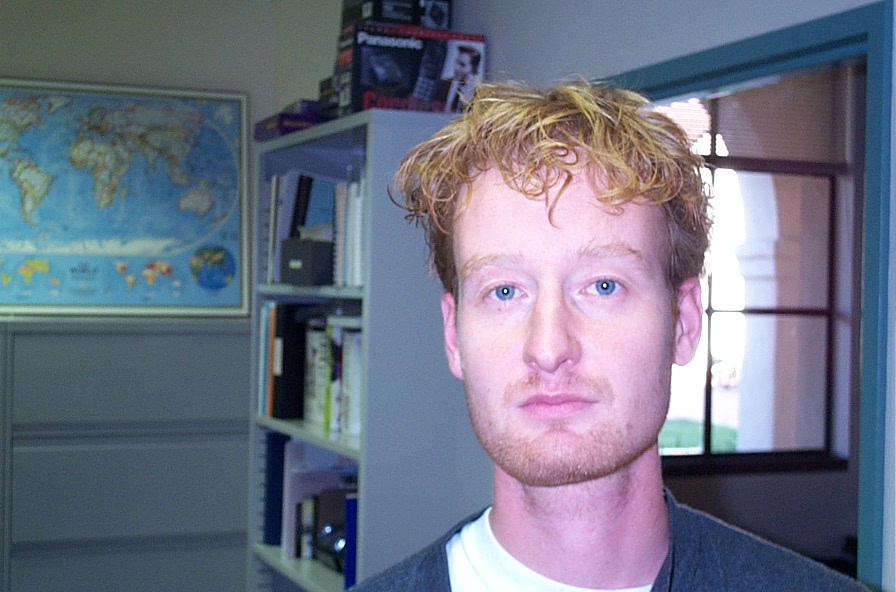
#> input picture object-detection/face-detection/image_0260.jpg, 896 x 592 px
$ python adjust.py ../../object-detection/face-detection/image_0260.jpg   (older library calls are emulated)
#> lines starting #> are read from the running program, lines starting #| are printed output that depends on the picture
import cv2
import numpy as np
import sys
import matplotlib.pyplot as plt
# import pandas as pd

def nothing(x):
    pass

img = cv2.imread(str(sys.argv[1]))
#> img is the input picture: shape (592, 896, 3); mean B, G, R 132.2, 115.1, 110.3
# img = cv2.imread('out.jpg', 0)
cv2.imshow('ooooo', img)

window_name = 'gabor'

ksize = 1.
sigma = 1.
theta = 1.
lamda = 1.
gamma = 1.
phi = 1.

cv2.namedWindow(window_name,cv2.WINDOW_AUTOSIZE)

cv2.createTrackbar('kernel size', window_name, 5, 40, nothing)
cv2.createTrackbar('sigma', window_name, 300, 300, nothing)
cv2.createTrackbar('theta', window_name, 90, 180, nothing)
cv2.createTrackbar('lambda', window_name, 40, 100, nothing)
cv2.createTrackbar('gamma', window_name, 0, 100, nothing)
cv2.createTrackbar('phi', window_name, 0, 180, nothing)

while(1):
    ksize = cv2.getTrackbarPos('kernel size', window_name)
    sigma = cv2.getTrackbarPos('sigma', window_name)/100.
    theta = cv2.getTrackbarPos('theta', window_name)
    theta = theta / 180. * np.pi
    lamda = cv2.getTrackbarPos('lambda', window_name)/10.
    gamma = cv2.getTrackbarPos('gamma', window_name)/10.
    phi = cv2.getTrackbarPos('phi', window_name)
    phi = phi * np.pi/180.
    kernel = cv2.getGaborKernel((ksize, ksize), sigma, theta, lamda, gamma, phi)
    fimg = cv2.filter2D(img, cv2.CV_8UC3, kernel)
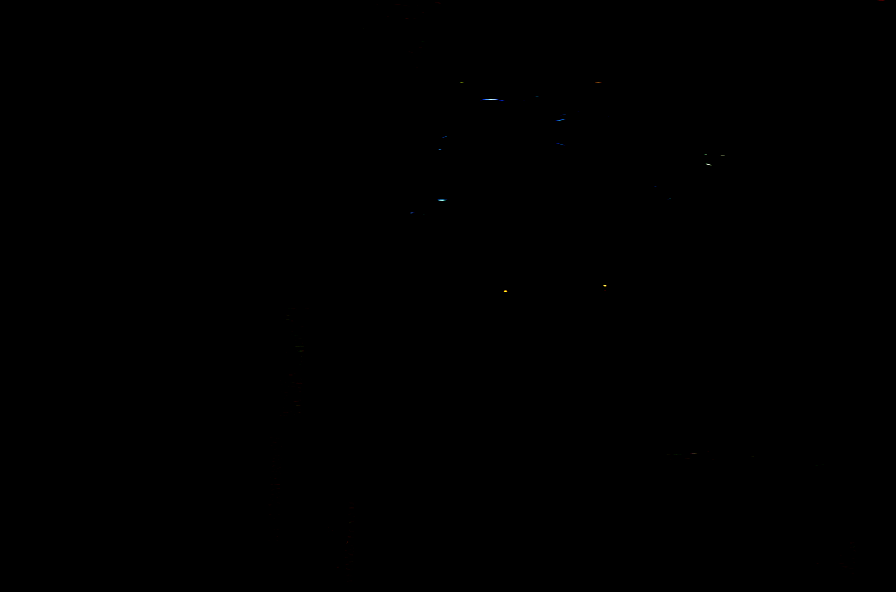
#> fimg: shape (592, 896, 3); mean B, G, R 0, 0, 0
    cv2.imshow(window_name, fimg)
    cv2.imshow('window', kernel)
    k = cv2.waitKey(1)
#> (key Esc is pressed here)
    if k == ord('a'):
        break


cv2.destroyAllWindows()

$ run again, on object-detection/face-detection/abba.png
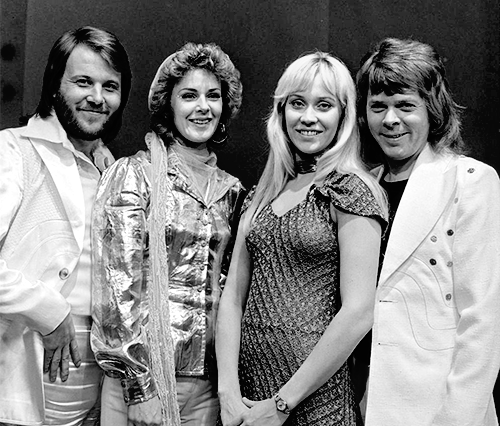
#> input picture object-detection/face-detection/abba.png, 500 x 426 px
#> img is the input picture: shape (426, 500, 3); min 0, max 255, mean 130.8
#> `fimg = cv2.filter2D(img, cv2.CV_8UC3, kernel)`:
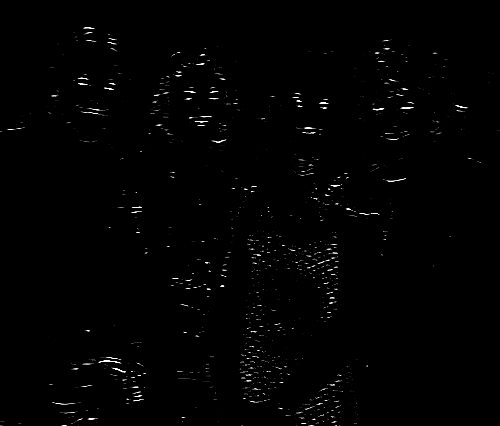
#> fimg: shape (426, 500, 3); min 0, max 255, mean 2
